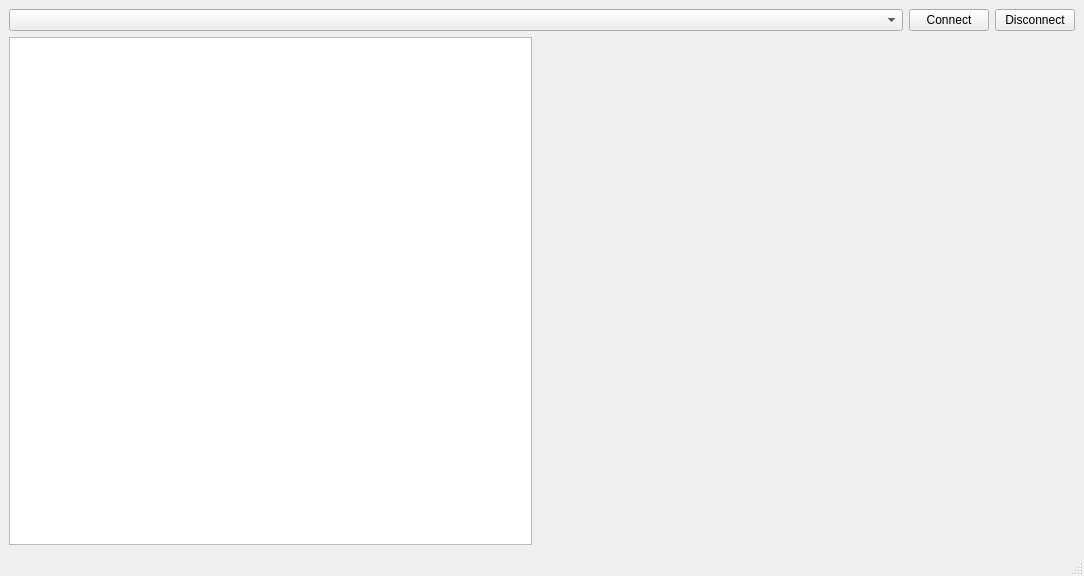
<?xml version="1.0" encoding="UTF-8"?>
<ui version="4.0">
 <class>MainWindow</class>
 <widget class="QMainWindow" name="MainWindow">
  <property name="geometry">
   <rect>
    <x>0</x>
    <y>0</y>
    <width>1084</width>
    <height>576</height>
   </rect>
  </property>
  <property name="sizePolicy">
   <sizepolicy hsizetype="Fixed" vsizetype="Fixed">
    <horstretch>0</horstretch>
    <verstretch>0</verstretch>
   </sizepolicy>
  </property>
  <property name="windowTitle">
   <string>MainWindow</string>
  </property>
  <widget class="QWidget" name="centralwidget">
   <layout class="QGridLayout" name="gridLayout">
    <item row="0" column="0">
     <layout class="QHBoxLayout" name="portConfsLayout">
      <item>
       <widget class="QComboBox" name="portCmbBox">
        <property name="sizePolicy">
         <sizepolicy hsizetype="Expanding" vsizetype="Fixed">
          <horstretch>0</horstretch>
          <verstretch>0</verstretch>
         </sizepolicy>
        </property>
       </widget>
      </item>
      <item>
       <widget class="QPushButton" name="conBtn">
        <property name="text">
         <string>Connect</string>
        </property>
       </widget>
      </item>
      <item>
       <widget class="QPushButton" name="disconBtn">
        <property name="text">
         <string>Disconnect</string>
        </property>
       </widget>
      </item>
     </layout>
    </item>
    <item row="1" column="0">
     <layout class="QHBoxLayout" name="graphsLayout">
      <property name="spacing">
       <number>20</number>
      </property>
      <item>
       <widget class="QChartView" name="waveformGraph"/>
      </item>
      <item>
       <widget class="SpectrumGrapher" name="spectrumGraph" native="true">
        <property name="sizePolicy">
         <sizepolicy hsizetype="Expanding" vsizetype="Expanding">
          <horstretch>0</horstretch>
          <verstretch>0</verstretch>
         </sizepolicy>
        </property>
       </widget>
      </item>
     </layout>
    </item>
   </layout>
  </widget>
  <widget class="QMenuBar" name="menubar">
   <property name="geometry">
    <rect>
     <x>0</x>
     <y>0</y>
     <width>1084</width>
     <height>29</height>
    </rect>
   </property>
  </widget>
  <widget class="QStatusBar" name="statusbar"/>
 </widget>
 <customwidgets>
  <customwidget>
   <class>QChartView</class>
   <extends>QGraphicsView</extends>
   <header>qchartview.h</header>
  </customwidget>
  <customwidget>
   <class>SpectrumGrapher</class>
   <extends>QWidget</extends>
   <header>spectrumgrapher.h</header>
   <container>1</container>
  </customwidget>
 </customwidgets>
 <resources/>
 <connections/>
</ui>
